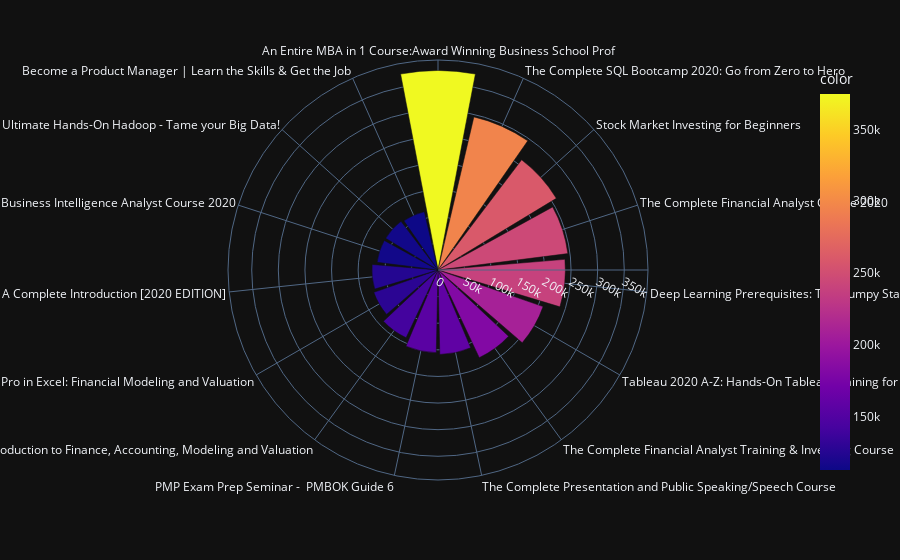

The code cell stored with this chart in its notebook:
### Markdown cell above
### <font color='blue'>Top 15 courses with the most Subscribers </font>

### Code cell
fig = px.bar_polar(df, r = df.sort_values(by="Subscribers", ascending=False)["Subscribers"][0:15],
                  theta = df.sort_values(by="Subscribers", ascending=False).Title[0:15], 
                  color = df.sort_values(by="Subscribers", ascending=False)["Subscribers"][0:15], 
                  template="plotly_dark")
fig.show()

### Figure 1 — Plotly figure (JSON) as saved in the notebook; plotly's stock layout.template omitted (floating-point values rounded to 4 significant figures)
{"data": [{"hovertemplate": "r=%{r}<br>theta=%{theta}<br>color=%{marker.color}<extra></extra>", "legendgroup": "", "marker": {"color": [374836, 295509, 259888, 245860, 239309, 209070, 182002, 158654, 155282, 140676, 127680, 124180, 115269, 114945, 112572], "coloraxis": "coloraxis", "pattern": {"shape": ""}}, "name": "", "r": [374836, 295509, 259888, 245860, 239309, 209070, 182002, 158654, 155282, 140676, 127680, 124180, 115269, 114945, 112572], "showlegend": false, "subplot": "polar", "theta": ["An Entire MBA in 1 Course:Award Winning Business School Prof", "The Complete SQL Bootcamp 2020: Go from Zero to Hero", "Stock Market Investing for Beginners", "The Complete Financial Analyst Course 2020", "Deep Learning Prerequisites: The Numpy Stack in Python (V2+)", "Tableau 2020 A-Z: Hands-On Tableau Training for Data Science", "The Complete Financial Analyst Training & Investing Course", "The Complete Presentation and Public Speaking/Speech Course", "PMP Exam Prep Seminar -  PMBOK Guide 6", "Introduction to Finance, Accounting, Modeling and Valuation", "Beginner to Pro in Excel: Financial Modeling and Valuation", "Microsoft Power BI - A Complete Introduction [2020 EDITION]", "The Business Intelligence Analyst Course 2020", "The Ultimate Hands-On Hadoop - Tame your Big Data!", "Become a Product Manager | Learn the Skills & Get the Job"], "type": "barpolar"}], "layout": {"barmode": "relative", "coloraxis": {"colorbar": {"title": {"text": "color"}}, "colorscale": [[0, "#0d0887"], [0.1111, "#46039f"], [0.2222, "#7201a8"], [0.3333, "#9c179e"], [0.4444, "#bd3786"], [0.5556, "#d8576b"], [0.6667, "#ed7953"], [0.7778, "#fb9f3a"], [0.8889, "#fdca26"], [1, "#f0f921"]]}, "legend": {"tracegroupgap": 0}, "margin": {"t": 60}, "polar": {"angularaxis": {"direction": "clockwise", "rotation": 90}, "domain": {"x": [0, 1], "y": [0, 1]}}}}
